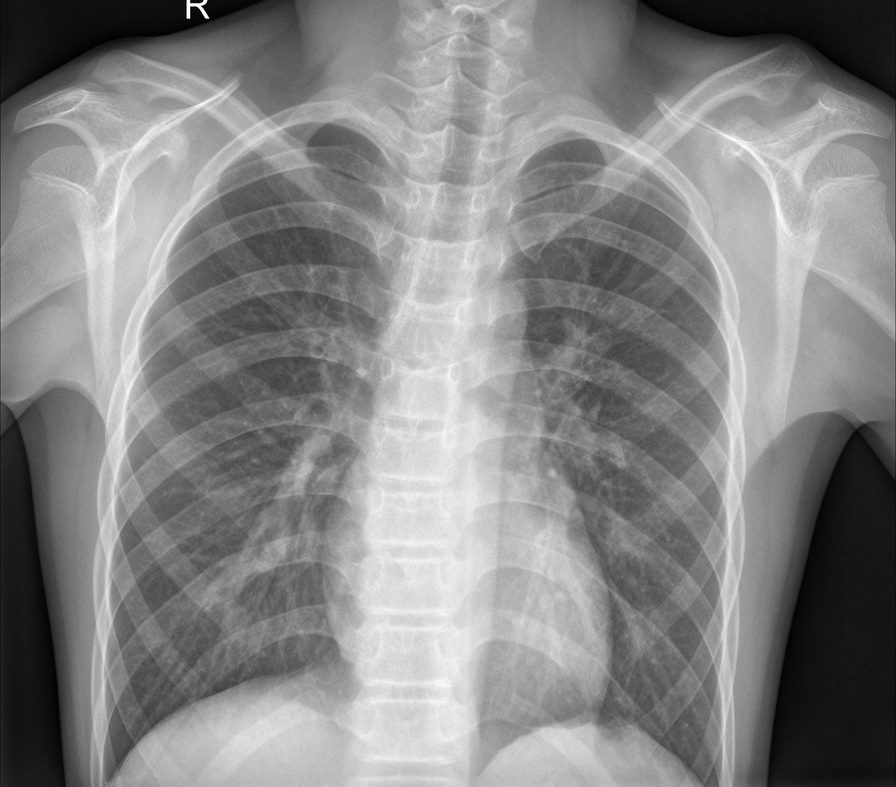
#> input picture sample_images/IM-0011-0001-0002.jpeg, 896 x 787 px, shrunk from 2214 x 1945 before the run, found by its file name
$ python clahe.py
#> lines starting #> are read from the running program, lines starting #| are printed output that depends on the picture
"""
CLAHE (Contrast Limited Adaptive Histogram Equalization) for MediFlow.

Chest X-rays often have uneven contrast -- some regions washed out,
others too dark to see subtle detail -- because exposure settings and
patient body composition vary. CLAHE redistributes pixel intensities
locally (in small tiles), rather than globally, so it boosts contrast
where needed without over-brightening regions that are already well
exposed. The "contrast limited" part caps how aggressively any single
tile can be boosted, which prevents noise from being amplified into
something that could look like a false pathology signal.
"""

import cv2
import numpy as np


def apply_clahe(image_gray, clip_limit=2.0, tile_grid_size=(8, 8)):
    """
    Apply CLAHE to a grayscale chest X-ray.

    Args:
        image_gray: 2D numpy array, grayscale image (uint8)
        clip_limit: caps contrast amplification per tile. Higher = more
            aggressive contrast boosting, but more noise amplification too.
            2.0 is a common, conservative default for medical imaging.
        tile_grid_size: how many tiles to divide the image into (rows, cols).
            Smaller tiles = more local/aggressive adaptation; larger tiles
            behave closer to plain (non-adaptive) histogram equalization.

    Returns:
        2D numpy array, same shape as input, contrast-enhanced
    """
    clahe = cv2.createCLAHE(clipLimit=clip_limit, tileGridSize=tile_grid_size)
    return clahe.apply(image_gray)


if __name__ == "__main__":
    import matplotlib.pyplot as plt

    IMAGE_PATH = "sample_images/IM-0011-0001-0002.jpeg"  # swap in a real test image

    original = cv2.imread(IMAGE_PATH, cv2.IMREAD_GRAYSCALE)
#> original is the input picture: shape (787, 896); min 0, max 255, mean 133.4
    enhanced = apply_clahe(original)
#> in apply_clahe, `return clahe.apply(image_gray)`:
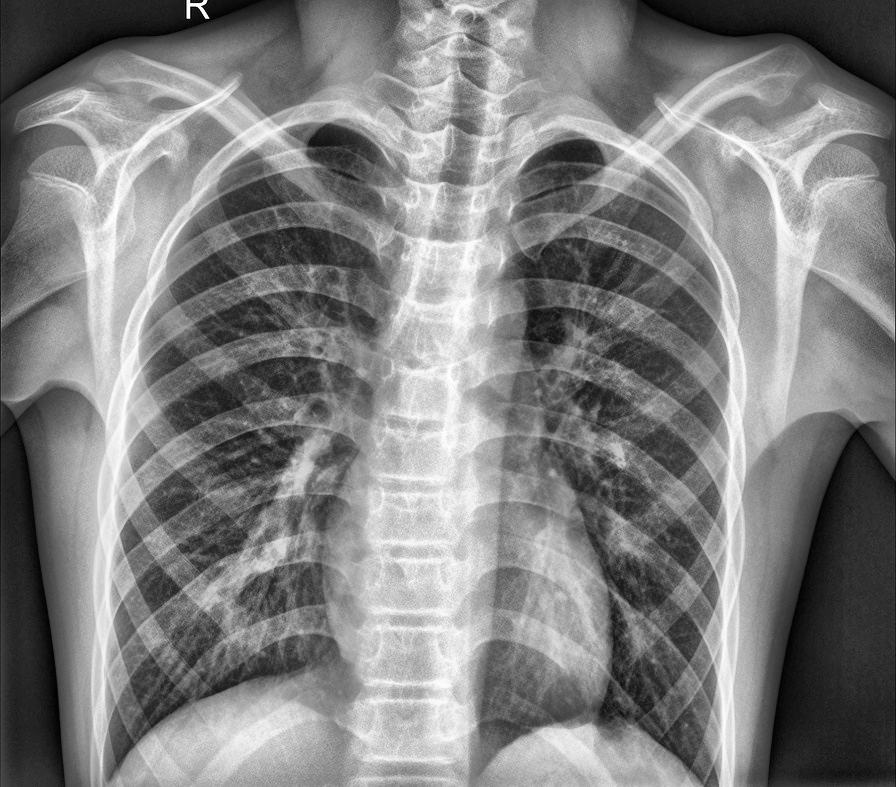
#> returned value: shape (787, 896); min 0, max 255, mean 127.8

    fig, axes = plt.subplots(1, 2, figsize=(10, 5))
    axes[0].imshow(original, cmap="gray")
    axes[0].set_title("Original (grayscale)")
    axes[0].axis("off")

    axes[1].imshow(enhanced, cmap="gray")
    axes[1].set_title("After CLAHE")
    axes[1].axis("off")

    plt.tight_layout()
    plt.show()
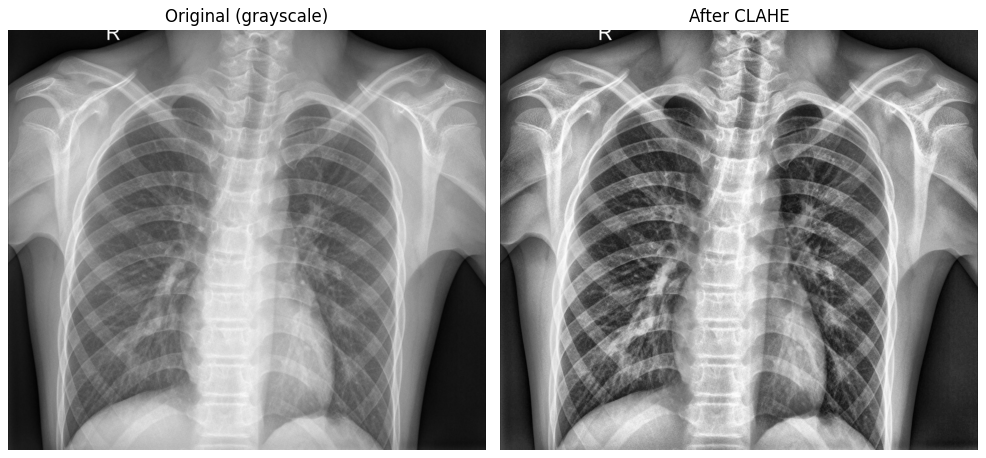
#> figure drawn by matplotlib, 2 panels

$ run again, with sample_images/NORMAL2-IM-0092-0001.jpeg copied over sample_images/IM-0011-0001-0002.jpeg
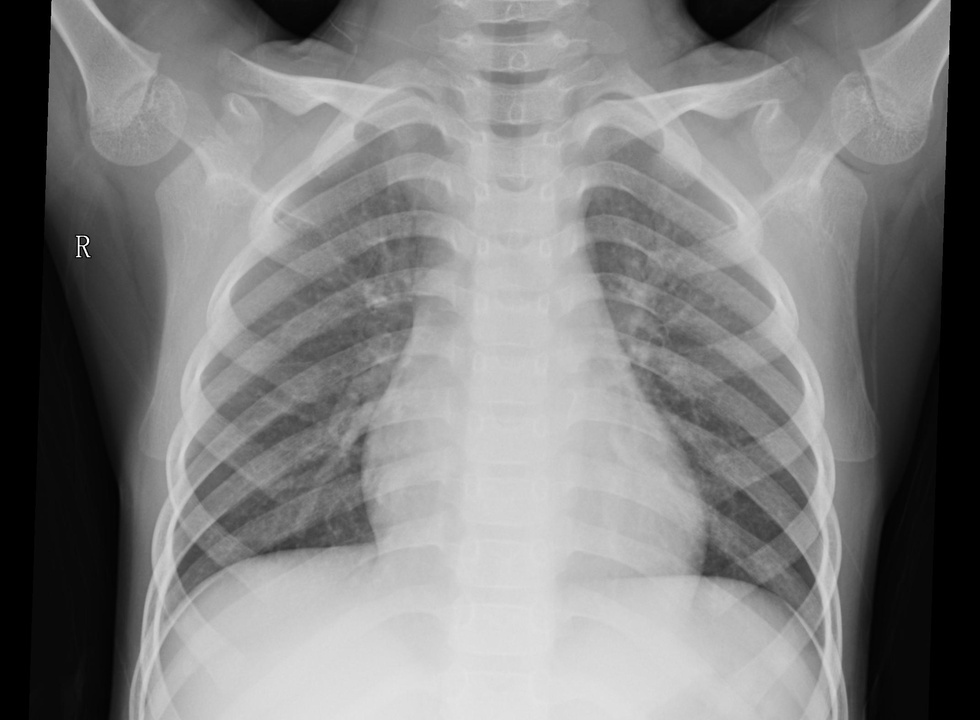
#> input picture sample_images/NORMAL2-IM-0092-0001.jpeg, 980 x 720 px, shrunk from 2143 x 1576 before the run, found by its file name
#> original is the input picture: shape (720, 980); min 0, max 255, mean 127.6
#> in apply_clahe, `return clahe.apply(image_gray)`:
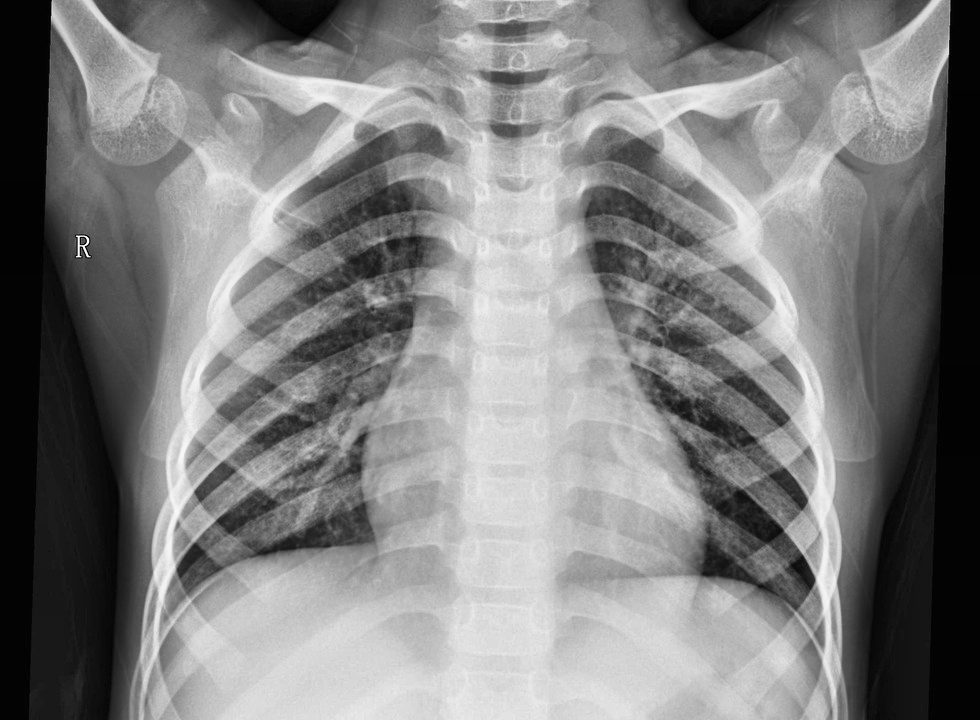
#> returned value: shape (720, 980); min 1, max 255, mean 127.5
#> `plt.show()`:
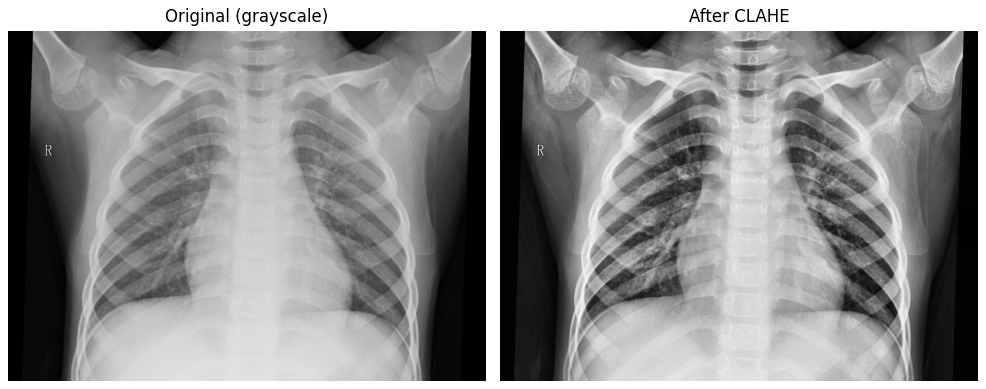
#> figure drawn by matplotlib, 2 panels
